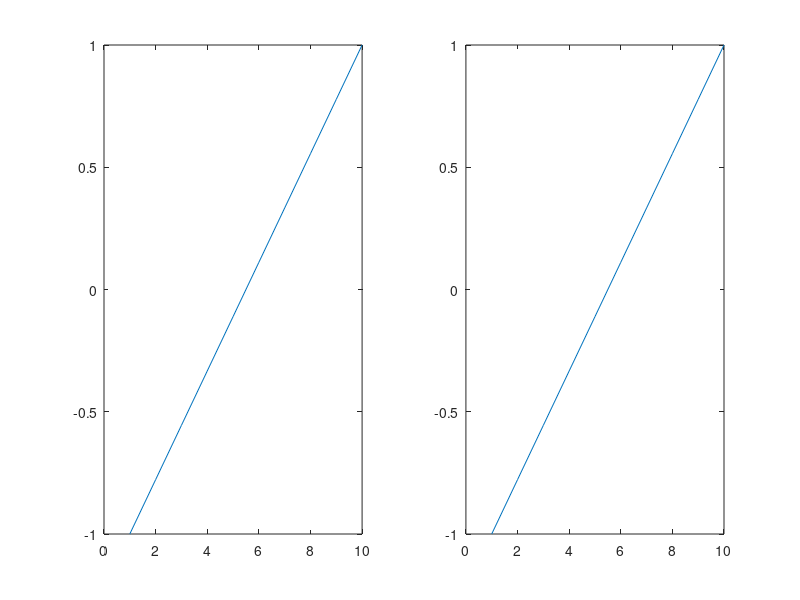
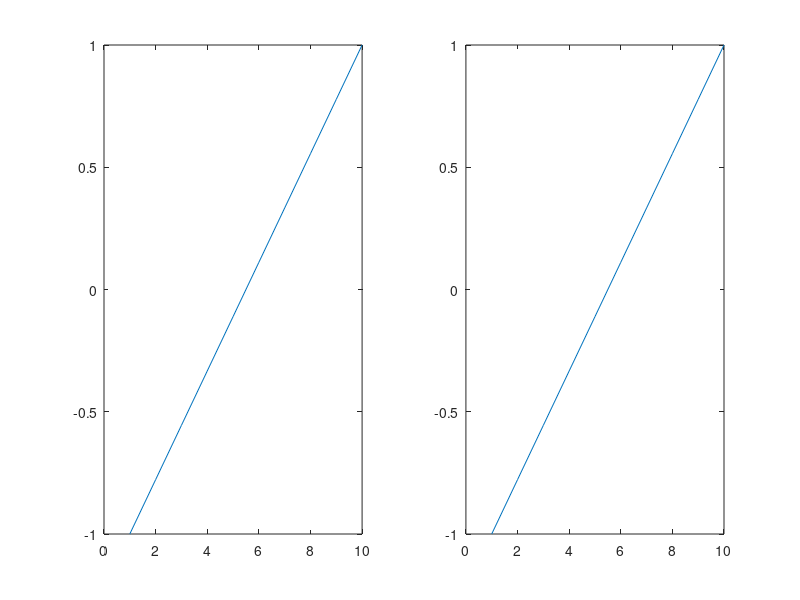

MATLAB code for these plots, in order: (Note: this script raises an error after producing the figures.)
f1 = figure;
f11 = subplot(1,2,1), h11 = plot(linspace (-1,1,10));
f12 = subplot(1,2,2), h12 = plot(linspace (-1,1,10));

%// second figure
f2 = figure;
f21 = subplot(1,2,1), h21 = plot(linspace (-1,1,10));
f22 = subplot(1,2,2), h22 = plot(linspace (-1,1,10));

for n = 1:3
    %// calculate a1, b1;
    h11.YData = linspace (-5,2,10);
    %set(h11, 'YData', linspace (-1,2,10));
    set(h12, 'YData', linspace (-1,2,10));

    %// calculate a2, b2;
    set(h21, 'YData', linspace (-2,1,10));
    set(h22, 'YData', linspace (-2,1,10));
end